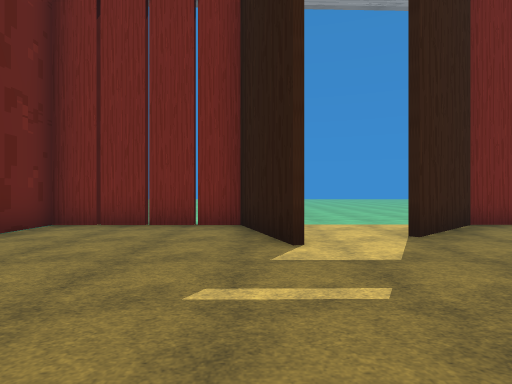
view 1 (above)

12 first-person views from a walk through a level from a Godot 3-D game. The camera is 1.4 m above the floor, looks level and sees 80° across. The floor is counted in squares, 2 m on a side. Each view is taken from the middle of a square. On the plan, view 1 faces up. The plan holds only what a view shows up to about 10 squares ahead; the rest is blank. The place goes on beyond the plan. Some surface patterns are stand-ins.

view 2
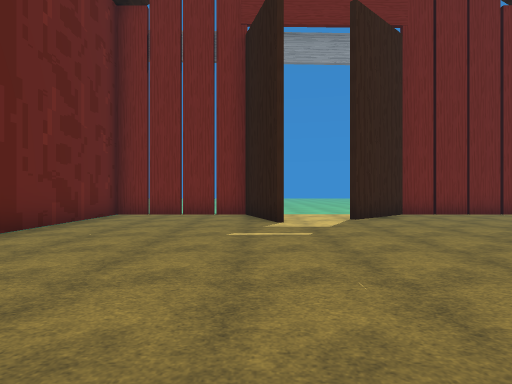

view 3
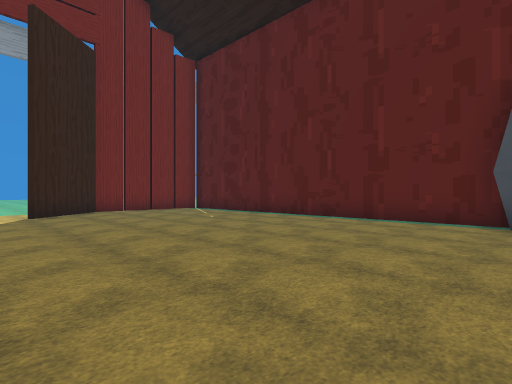

view 4
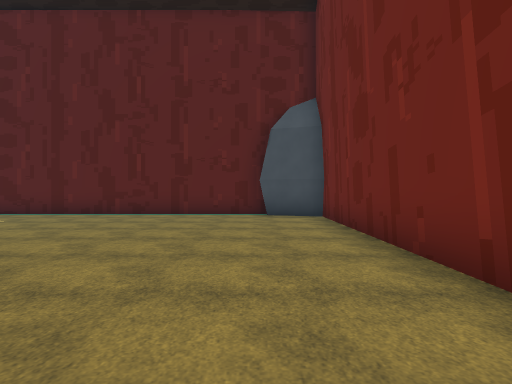

view 5
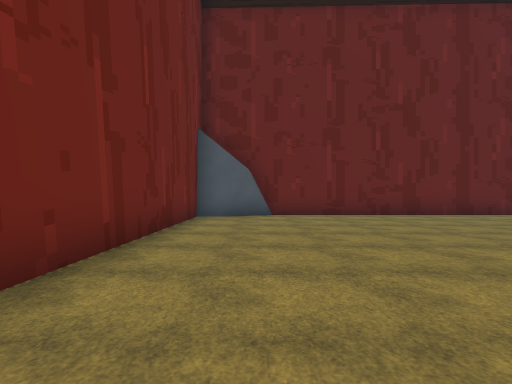

view 6
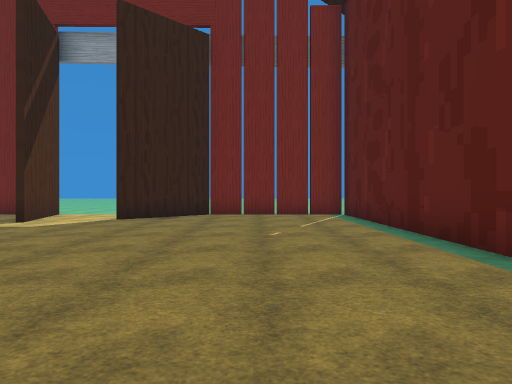

view 7
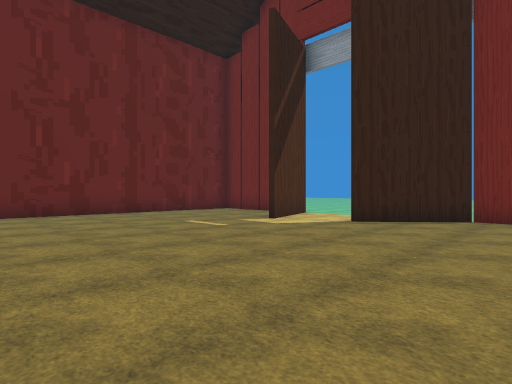

view 8
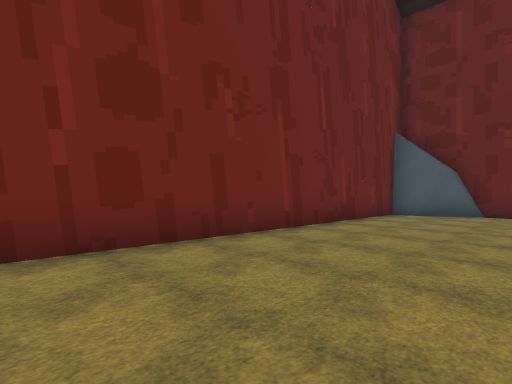

view 9
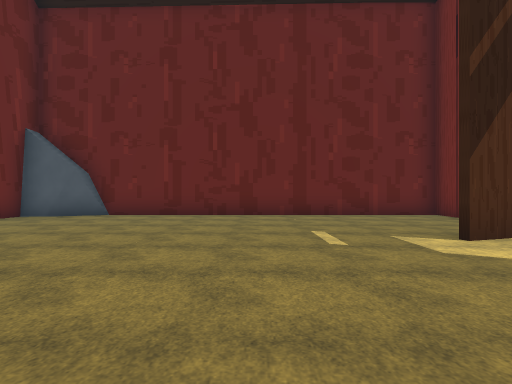

view 10
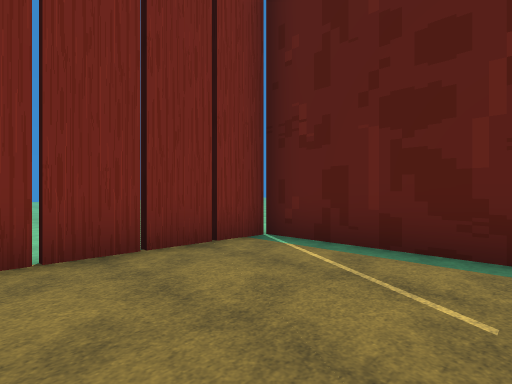

view 11
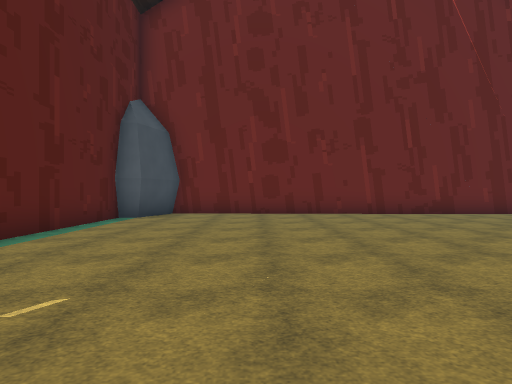

view 12
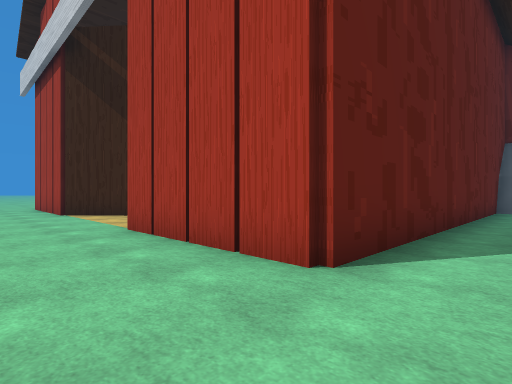

### Floor plan
Points are (right, up) in squares from view 1. A wall is a line through its corners. A room is listed if a view was taken in it or the views show most of it. See-through windows are left out.
Room 1 (views 1, 2, 3, 4, 5, 6, 7, 8, 9, 10, 11)
walls: (0.5, 4) (-0.3, 6.6) (-4.3, 6.6) (-4.3, -4); (-4.2, -3.5) (-3.7, -4.9); (-3.7, -4.5) (-3.7, -5.7) (7.6, -5.9) (8.1, -4.3) (8.8, -4.3) (8.8, 6.5) (4.6, 6.5) (2.5, 4.7); (-5, -3.6) (-4.5, -3.7)
ways out: opening at (1.5, 4.5) to room 2
Room 2 (view 12)
walls: (2.9, 5.3) (4.5, 6.7) (5.8, 6.7); (-4.5, -3.7) (-4.5, 6.7) (-0.2, 6.7) (0.7, 4)
ways out: opening at (1.5, 4.5) to room 1

Where each view was taken, in squares from view 1:
view 1: 0 up, 0 right, facing up
view 2: 3 down, 0 right, facing up
view 3: 5 down, 1 right, facing up-right
view 4: 4 down, 1 left, facing right
view 5: 4 down, 5 right, facing left
view 6: 3 down, 6 right, facing up
view 7: 2 down, 6 right, facing up-left
view 8: 2 down, 6 right, facing down-left
view 9: 1 up, 5 right, facing left
view 10: 3 up, 5 right, facing up-right
view 11: 4 up, 5 right, facing down
view 12: 9 up, 6 left, facing down-right
